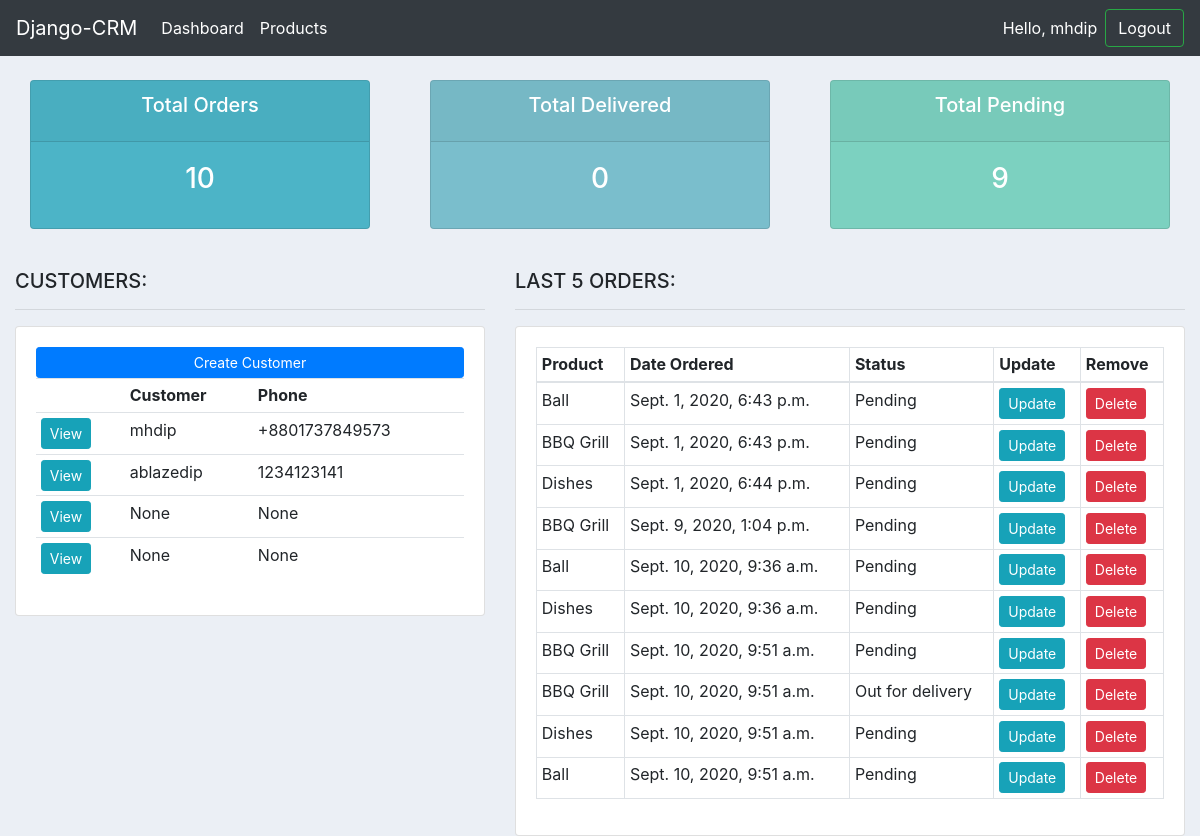
The app's page / (signed in) with its own data.
### accounts/models.py (models this page shows, shortened)
class Customer(models.Model):
    user = models.OneToOneField(User, null=True, on_delete=models.CASCADE)
    name = models.CharField(max_length=200, null=True)
    email = models.CharField(max_length=200, null=True)
    phone = models.CharField(max_length=200, null=True)
    profile_pic = models.ImageField(null=True, blank=True, default='default-user.png')
    date_created = models.DateTimeField(auto_now_add=True, null=True)

class Order(models.Model):
    STATUS = (
        ('Pending', 'Pending'),
        ('Out for delivery', 'Out for delivery'),
        ('Delivered', 'Delivered')
    )
    customer = models.ForeignKey(Customer, null=True, on_delete=models.SET_NULL)
    product = models.ForeignKey(Product, null=True, on_delete=models.SET_NULL)
    status = models.CharField(max_length=200, null=True, choices=STATUS)
    note = models.CharField(max_length=1000, null=True)
    date_created = models.DateTimeField(auto_now_add=True, null=True)

class Product(models.Model):
    CATEGORY = (
        ('Indoor', 'Indoor'),
        ('Outdoor', 'Outdoor')
    )
    name = models.CharField(max_length=200, null=True)
    price = models.FloatField(null=True)
    category = models.CharField(max_length=200, null=True, choices=CATEGORY)
    tags = models.ManyToManyField(Tag)
    description = models.CharField(max_length=200, null=True, blank=True)
    date_created = models.DateTimeField(auto_now_add=True, null=True)
    def __str__(self):
        return self.name

### accounts/views.py (the view)
# urls.py: path('', views.dashboard, name='dashboard'),
@login_required(login_url='login')
@admin_only
def dashboard(request):
    orders = Order.objects.all()
    customers = Customer.objects.all()
    total_customers = customers.count()
    total_orders = orders.count()
    pending = orders.filter(status='Pending').count()
    delivered = orders.filter(status='Delivered').count()
    context = {
        'orders': orders,
        'customers': customers,
        'total_orders': total_orders,
        'total_customers': total_customers,
        'delivered': delivered,
        'pending': pending
    }
    return render(request, 'accounts/dashboard.html', context)

### accounts/templates/accounts/dashboard.html
{% extends 'accounts/main.html' %}
{% block content %}
{% include 'accounts/status.html' %}
<br>
<div class="row">
    <div class="col-md-5">
        <h5>CUSTOMERS:</h5>
        <hr>
        <div class="card card-body">
        <a href="" class="btn btn-primary btn-sm btn-block">Create Customer</a>
        <table class="table table-sm">
            <tr>
                <th></th>
                <th>Customer</th>
                <th>Phone</th>
            </tr>
            {% for customer in customers %}
            <tr>
                <td><a class='btn btn-sm btn-info' href='{% url "customer" customer.id %}'>View</a></td>
                <td>{{ customer.name }}</td>
                <td>{{ customer.phone }}</td>
            </tr>
            {% endfor %}
        </table>
        </div>
    </div>
    <div class="col-md-7">
        <h5>LAST 5 ORDERS:</h5>
        <hr>
        <div class="card card-body">
        <table class="table table-sm table-bordered">
            <thead>
                <tr>
                    <th>Product</th>
                    <th>Date Ordered</th>
                    <th>Status</th>
                    <th>Update</th>
                    <th>Remove</th>
                </tr>
            </thead>
            <tbody>
                {% for order in orders %}
                <tr>
                    <td>{{ order.product }}</td>
                    <td>{{ order.date_created }}</td>
                    <td>{{ order.status }}</td>
                    <td><a class='btn btn-sm btn-info' href="{% url 'update_order' order.id %}">Update</a></td>
                    <td><a class='btn btn-sm btn-danger' href="{% url 'delete_order' order.id %}">Delete</a></td>
                </tr>
                {% endfor %}
            </tbody>
        </table>
        </div>
    </div>
</div>
{% endblock content %}

### accounts/templates/accounts/navbar.html (shortened to what this page needs)
<nav class="navbar navbar-expand-lg navbar-dark bg-dark">
  <a class="navbar-brand" href="#">Django-CRM</a>
  <div class="collapse navbar-collapse" id="navbarNav">
    <ul class="navbar-nav">
      {% if request.user.is_staff %}
      <li class="nav-item active">
        <a class="nav-link" href="{% url "dashboard" %}">Dashboard</a>
      </li>
      <li class="nav-item active">
        <a class="nav-link" href="{% url "products" %}">Products</a>
      </li>
      {% else %}
      <li class="nav-item active">
        <a class="nav-link" href="{% url "account" %}">Settings</a>
      </li>
      {% endif %}
    </ul>
  </div>
  <span class="text-white mr-2">Hello, {{request.user}}</span>
  <span ><a class="btn btn-outline-success text-white" href="{% url 'logout' %}"> Logout</a></span>
</nav>

### static/css/main.css (style rules this page uses)
body { background-color: #ebeff5; }

### records on screen
Customer: name "mhdip", phone "+8801737849573"
Customer: name "ablazedip", phone "1234123141"
Customer: name "None", phone "None"
Customer: name "None", phone "None"
Order: product "Ball", date_created "Sept. 1, 2020, 6:43 p.m.", status "Pending"
Order: product "BBQ Grill", date_created "Sept. 1, 2020, 6:43 p.m.", status "Pending"
Order: product "Dishes", date_created "Sept. 1, 2020, 6:44 p.m.", status "Pending"
Order: product "BBQ Grill", date_created "Sept. 9, 2020, 1:04 p.m.", status "Pending"
Order: product "Ball", date_created "Sept. 10, 2020, 9:36 a.m.", status "Pending"
Order: product "Dishes", date_created "Sept. 10, 2020, 9:36 a.m.", status "Pending"
Order: product "BBQ Grill", date_created "Sept. 10, 2020, 9:51 a.m.", status "Pending"
Order: product "BBQ Grill", date_created "Sept. 10, 2020, 9:51 a.m.", status "Out for delivery"
Order: product "Dishes", date_created "Sept. 10, 2020, 9:51 a.m.", status "Pending"
Order: product "Ball", date_created "Sept. 10, 2020, 9:51 a.m.", status "Pending"

### other values on screen
{{ request.user }} "mhdip"
{{ total_orders }} "10"
{{ delivered }} "0"
{{ pending }} "9"
